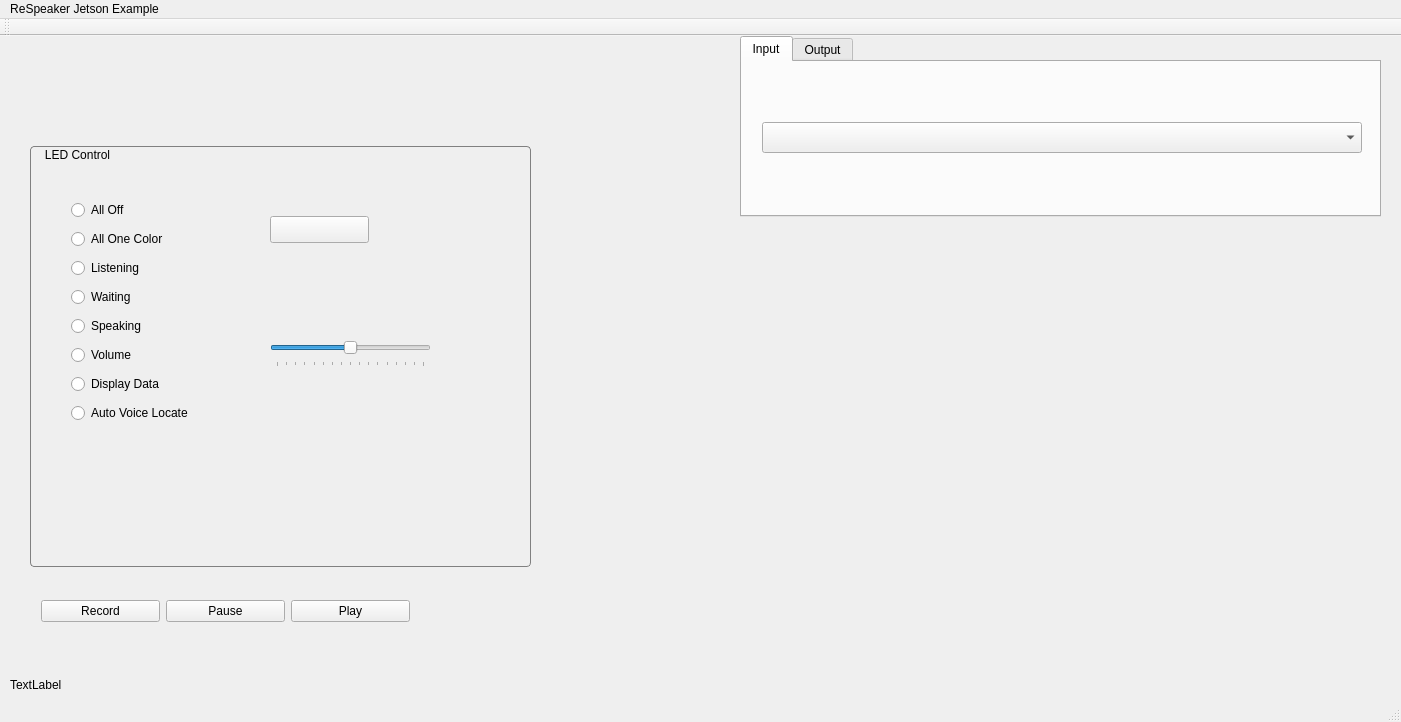
<?xml version="1.0" encoding="UTF-8"?>
<ui version="4.0">
 <class>MainWindow</class>
 <widget class="QMainWindow" name="MainWindow">
  <property name="geometry">
   <rect>
    <x>0</x>
    <y>0</y>
    <width>1401</width>
    <height>722</height>
   </rect>
  </property>
  <property name="windowTitle">
   <string>MainWindow</string>
  </property>
  <widget class="QWidget" name="centralWidget">
   <widget class="QGroupBox" name="groupBox">
    <property name="geometry">
     <rect>
      <x>30</x>
      <y>110</y>
      <width>501</width>
      <height>421</height>
     </rect>
    </property>
    <property name="styleSheet">
     <string notr="true">QGroupBox { 
     border: 1px solid gray; 
     border-radius: 4px; 
 } 

QGroupBox::title { 
    background-color: transparent;
     subcontrol-position: top left; /* position at the top left*/ 
     padding:2 13px;
 } 
</string>
    </property>
    <property name="title">
     <string>LED Control</string>
    </property>
    <property name="flat">
     <bool>false</bool>
    </property>
    <widget class="QWidget" name="gridLayoutWidget">
     <property name="geometry">
      <rect>
       <x>30</x>
       <y>40</y>
       <width>191</width>
       <height>251</height>
      </rect>
     </property>
     <layout class="QGridLayout" name="gridLayout">
      <item row="6" column="0">
       <widget class="QRadioButton" name="ledVolumeRB">
        <property name="text">
         <string>Volume</string>
        </property>
       </widget>
      </item>
      <item row="4" column="0">
       <widget class="QRadioButton" name="ledWaitingRB">
        <property name="text">
         <string>Waiting</string>
        </property>
       </widget>
      </item>
      <item row="2" column="0">
       <widget class="QRadioButton" name="ledAllOneColorRB">
        <property name="text">
         <string>All One Color</string>
        </property>
       </widget>
      </item>
      <item row="7" column="0">
       <widget class="QRadioButton" name="ledDisplayDataRB">
        <property name="text">
         <string>Display Data</string>
        </property>
       </widget>
      </item>
      <item row="3" column="0">
       <widget class="QRadioButton" name="ledListeningRB">
        <property name="text">
         <string>Listening</string>
        </property>
       </widget>
      </item>
      <item row="1" column="0">
       <widget class="QRadioButton" name="ledAllOffRB">
        <property name="text">
         <string>All Off</string>
        </property>
       </widget>
      </item>
      <item row="5" column="0">
       <widget class="QRadioButton" name="ledSpeakingRB">
        <property name="text">
         <string>Speaking</string>
        </property>
       </widget>
      </item>
      <item row="8" column="0">
       <widget class="QRadioButton" name="ledAudioVoiceLocatedRB">
        <property name="text">
         <string>Auto Voice Locate</string>
        </property>
       </widget>
      </item>
     </layout>
    </widget>
    <widget class="QSlider" name="ledVolumeSlider">
     <property name="geometry">
      <rect>
       <x>240</x>
       <y>190</y>
       <width>161</width>
       <height>31</height>
      </rect>
     </property>
     <property name="maximum">
      <number>16</number>
     </property>
     <property name="value">
      <number>8</number>
     </property>
     <property name="orientation">
      <enum>Qt::Horizontal</enum>
     </property>
     <property name="tickPosition">
      <enum>QSlider::TicksBelow</enum>
     </property>
    </widget>
    <widget class="QPushButton" name="ledAllColorButton">
     <property name="geometry">
      <rect>
       <x>240</x>
       <y>70</y>
       <width>99</width>
       <height>27</height>
      </rect>
     </property>
     <property name="text">
      <string/>
     </property>
    </widget>
   </widget>
   <widget class="QLabel" name="infoMessageLabel">
    <property name="geometry">
     <rect>
      <x>10</x>
      <y>640</y>
      <width>871</width>
      <height>17</height>
     </rect>
    </property>
    <property name="text">
     <string>TextLabel</string>
    </property>
   </widget>
   <widget class="QTabWidget" name="sourceTabWidget">
    <property name="geometry">
     <rect>
      <x>740</x>
      <y>0</y>
      <width>641</width>
      <height>181</height>
     </rect>
    </property>
    <property name="currentIndex">
     <number>0</number>
    </property>
    <widget class="QWidget" name="inputTab">
     <attribute name="title">
      <string>Input</string>
     </attribute>
     <widget class="QComboBox" name="inputDeviceCB">
      <property name="geometry">
       <rect>
        <x>20</x>
        <y>60</y>
        <width>600</width>
        <height>31</height>
       </rect>
      </property>
     </widget>
    </widget>
    <widget class="QWidget" name="outputTab">
     <attribute name="title">
      <string>Output</string>
     </attribute>
     <widget class="QComboBox" name="outputDeviceCB">
      <property name="geometry">
       <rect>
        <x>20</x>
        <y>60</y>
        <width>600</width>
        <height>31</height>
       </rect>
      </property>
     </widget>
    </widget>
   </widget>
   <widget class="QWidget" name="horizontalLayoutWidget">
    <property name="geometry">
     <rect>
      <x>30</x>
      <y>550</y>
      <width>391</width>
      <height>51</height>
     </rect>
    </property>
    <layout class="QHBoxLayout" name="horizontalLayout">
     <item>
      <widget class="QPushButton" name="recordButton">
       <property name="text">
        <string>Record</string>
       </property>
       <property name="icon">
        <iconset resource="src/micarray.qrc">
         <normaloff>:/images/record.png</normaloff>:/images/record.png</iconset>
       </property>
       <property name="iconSize">
        <size>
         <width>16</width>
         <height>16</height>
        </size>
       </property>
      </widget>
     </item>
     <item>
      <widget class="QPushButton" name="pauseButton">
       <property name="text">
        <string>Pause</string>
       </property>
      </widget>
     </item>
     <item>
      <widget class="QPushButton" name="playButton">
       <property name="text">
        <string>Play</string>
       </property>
      </widget>
     </item>
    </layout>
   </widget>
   <widget class="Waveform" name="waveformWidget" native="true">
    <property name="geometry">
     <rect>
      <x>580</x>
      <y>250</y>
      <width>471</width>
      <height>51</height>
     </rect>
    </property>
   </widget>
   <widget class="LevelMeter" name="levelMeterWidget" native="true">
    <property name="geometry">
     <rect>
      <x>1010</x>
      <y>310</y>
      <width>41</width>
      <height>281</height>
     </rect>
    </property>
   </widget>
   <widget class="Spectrograph" name="spectrographWidget" native="true">
    <property name="geometry">
     <rect>
      <x>580</x>
      <y>310</y>
      <width>421</width>
      <height>281</height>
     </rect>
    </property>
   </widget>
   <widget class="QLabel" name="vadIndicator">
    <property name="geometry">
     <rect>
      <x>32</x>
      <y>32</y>
      <width>32</width>
      <height>32</height>
     </rect>
    </property>
    <property name="text">
     <string/>
    </property>
    <property name="pixmap">
     <pixmap resource="src/micarray.qrc">:/images/32px-Button_Icon_Green.svg.png</pixmap>
    </property>
   </widget>
  </widget>
  <widget class="QMenuBar" name="menuBar">
   <property name="geometry">
    <rect>
     <x>0</x>
     <y>0</y>
     <width>1401</width>
     <height>25</height>
    </rect>
   </property>
   <widget class="QMenu" name="menuReSpeaker_Jetson_Example">
    <property name="title">
     <string>ReSpeaker Jetson Example</string>
    </property>
   </widget>
   <addaction name="menuReSpeaker_Jetson_Example"/>
  </widget>
  <widget class="QToolBar" name="mainToolBar">
   <attribute name="toolBarArea">
    <enum>TopToolBarArea</enum>
   </attribute>
   <attribute name="toolBarBreak">
    <bool>false</bool>
   </attribute>
  </widget>
  <widget class="QStatusBar" name="statusBar"/>
 </widget>
 <layoutdefault spacing="6" margin="11"/>
 <customwidgets>
  <customwidget>
   <class>Waveform</class>
   <extends>QWidget</extends>
   <header location="global">waveform.h</header>
   <container>1</container>
  </customwidget>
  <customwidget>
   <class>LevelMeter</class>
   <extends>QWidget</extends>
   <header location="global">levelmeter.h</header>
   <container>1</container>
  </customwidget>
  <customwidget>
   <class>Spectrograph</class>
   <extends>QWidget</extends>
   <header location="global">spectrograph.h</header>
   <container>1</container>
  </customwidget>
 </customwidgets>
 <resources>
  <include location="src/micarray.qrc"/>
 </resources>
 <connections/>
</ui>
